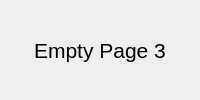
<ui version="4.0">
 <class>Page3</class>
 <widget class="QWidget" name="page_1">
  <layout class="QVBoxLayout" name="page_3_layout">
   <item>
    <widget class="QLabel" name="empty_page_label">
        <property name="font">
        <font>
        <pointsize>16</pointsize>
        </font>
        </property>
        <property name="text">
        <string>Empty Page 3</string>
        </property>
        <property name="alignment">
        <set>Qt::AlignmentFlag::AlignCenter</set>
        </property>
    </widget>
    </item>
  </layout>
 </widget>
 <resources/>
 <connections/>
</ui>
